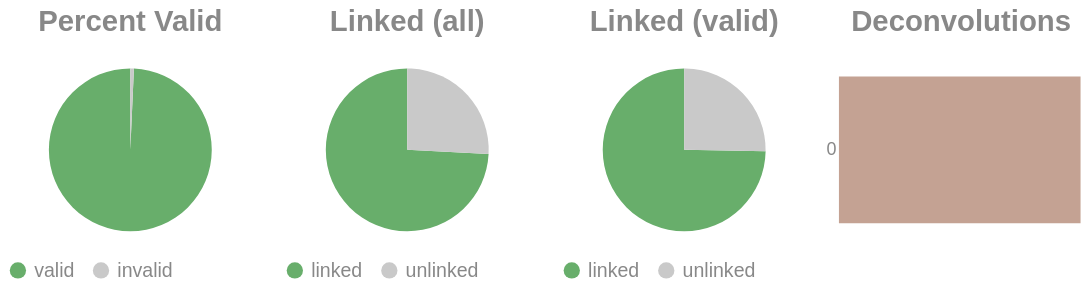

Source (notebook cell):
### Code cell
if SKIPLR:
    pass
else:
    clash = Counter()
    for i in valids['molecule'].to_list():
        _mol = i.split("-")
        if len(_mol) == 1:
            clash.update('0')
        else:
            clash.update(_mol[-1])

    _d = {"deconvolutions": [], 'count': []}
    for k,v in clash.items():
        _d['deconvolutions'].append(k)
        _d['count'].append(v)

    tot_valid = valids['reads'].sum()
    mask = valids['reads'] >= 2
    n_linked_reads = valids.filter(mask)['reads'].sum()
    if n_linked_reads == 0:
        print_html("No linked molecules (>=2 reads) were detected; skipping linked-only distributions.")
        SKIPLR = True
    else:
        perc_valid = round(tot_valid / n_reads, 4)
        linked_perc_abs = round(n_linked_reads / n_reads, 4)
        linked_perc = round(n_linked_reads / tot_valid, 4)

    _valid = pl.DataFrame({"valids": ['valid', 'invalid'], "count": [tot_valid, n_reads - tot_valid]})
    _linked_abs = pl.DataFrame({"linked (absolute)": ['linked', 'unlinked'], "count": [n_linked_reads, n_reads - n_linked_reads]})
    _linked_rel = pl.DataFrame({"linked (valids)": ['linked', 'unlinked'], "count": [n_linked_reads, tot_valid - n_linked_reads]})

    (
        alt.hconcat(
            piechart(_valid, goodval = 'valid', title = "Percent Valid"),
            piechart(_linked_abs, goodval = "linked", title =  "Linked (all)"),
            piechart(_linked_rel, goodval = "linked", title =  "Linked (valid)"),
            convolutionbar(pl.DataFrame(_d), title = "Deconvolutions"),
            center = True,
            bounds = 'flush'
        )
        .resolve_scale(color='independent')
        .resolve_legend('independent')
        .properties(usermeta={'embedOptions': {"actions": False}})
    ).display()

### Figure 1 — Vega-Lite specification as saved in the notebook (floating-point values rounded to 4 significant figures)
{"width": "container", "height": 400, "config": {"title": {"anchor": "start", "dy": -15, "fontSize": 18, "color": "#888888", "subtitleColor": "#888888", "subtitleFontSize": 14}, "arc": {"fill": "#0072B2"}, "axis": {"domainColor": "#888888", "domainWidth": 0.5, "gridWidth": 0.2, "grid": false, "titleFontWeight": 400, "titleFontSize": 15, "labelFontSize": 11, "labelColor": "#888888", "tickColor": "#888888", "tickWidth": 0.2, "titleColor": "#888888"}, "axisBand": {"grid": false}, "axisX": {"grid": true, "tickSize": 10, "domainCap": "round"}, "axisY": {"domain": false, "grid": true, "tickSize": 0, "domainCap": "round"}, "background": "transparent", "header": {"labelFontSize": 15, "labelColor": "#888888", "titleFontSize": 15, "titleFontWeight": 600, "titleColor": "#888888"}, "legend": {"labelFont": "sans-serif", "labelFontSize": 12, "labelColor": "#888888", "symbolSize": 100, "symbolType": "circle", "titleFontSize": 12, "titlePadding": 10, "titleColor": "#888888", "title": null}, "range": {"category": ["#E69F00", "#56B4E9", "#009E73", "#F0E442", "#0072B2", "#D55E00", "#CC79A7", "#000000"], "diverging": ["#cfe8f3", "#a2d4ec", "#73bfe2", "#46abdb", "#1696d2", "#12719e"]}, "area": {"fill": "#0072B2", "fillOpacity": 0.7, "line": true, "strokeOpacity": 0.7}, "line": {"color": "#0072B2", "stroke": "#0072B2", "strokeWidth": 2}, "trail": {"color": "#0072B2", "stroke": "#0072B2", "strokeWidth": 0, "size": 1}, "point": {"filled": true, "fillOpacity": 1.0, "size": 95}, "text": {"color": "#888888", "fontSize": 11, "align": "right", "fontWeight": 400, "size": 11}, "bar": {"fill": "#0072B2", "stroke": null}, "view": {"stroke": null, "continuousWidth": 660, "continuousHeight": 400}}, "hconcat": [{"data": {"name": "data-553c2411b1fd2e0a5e0478210832c19e"}, "mark": {"type": "arc"}, "encoding": {"color": {"field": "valids", "legend": {"orient": "bottom", "title": null}, "scale": {"domain": ["valid", "invalid"], "range": ["#68ae6b", "#C9C9C9"]}, "title": "Valids", "type": "nominal"}, "theta": {"field": "count", "type": "quantitative"}, "tooltip": [{"field": "valids", "title": "Valids", "type": "ordinal"}, {"field": "percent", "format": ".2%", "title": "Percent", "type": "quantitative"}, {"field": "count", "title": "Count", "type": "quantitative"}]}, "height": 100, "title": {"text": "Percent Valid", "align": "center", "anchor": "middle"}, "transform": [{"calculate": "datum.count / 14183456", "as": "percent"}], "width": 150}, {"data": {"name": "data-c264a6130ba45a9014873110107f13bc"}, "mark": {"type": "arc"}, "encoding": {"color": {"field": "linked (absolute)", "legend": {"orient": "bottom", "title": null}, "scale": {"domain": ["linked", "unlinked"], "range": ["#68ae6b", "#C9C9C9"]}, "title": "Linked (Absolute)", "type": "nominal"}, "theta": {"field": "count", "type": "quantitative"}, "tooltip": [{"field": "linked (absolute)", "title": "Linked (Absolute)", "type": "ordinal"}, {"field": "percent", "format": ".2%", "title": "Percent", "type": "quantitative"}, {"field": "count", "title": "Count", "type": "quantitative"}]}, "height": 100, "title": {"text": "Linked (all)", "align": "center", "anchor": "middle"}, "transform": [{"calculate": "datum.count / 14183456", "as": "percent"}], "width": 150}, {"data": {"name": "data-a7eb2477c0fa5f25aaa5dfe5c3dfde63"}, "mark": {"type": "arc"}, "encoding": {"color": {"field": "linked (valids)", "legend": {"orient": "bottom", "title": null}, "scale": {"domain": ["linked", "unlinked"], "range": ["#68ae6b", "#C9C9C9"]}, "title": "Linked (Valids)", "type": "nominal"}, "theta": {"field": "count", "type": "quantitative"}, "tooltip": [{"field": "linked (valids)", "title": "Linked (Valids)", "type": "ordinal"}, {"field": "percent", "format": ".2%", "title": "Percent", "type": "quantitative"}, {"field": "count", "title": "Count", "type": "quantitative"}]}, "height": 100, "title": {"text": "Linked (valid)", "align": "center", "anchor": "middle"}, "transform": [{"calculate": "datum.count / 14083357", "as": "percent"}], "width": 150}, {"data": {"name": "data-8a3efba5187c002c4b174bfcae6dbdbf"}, "mark": {"type": "bar"}, "encoding": {"color": {"field": "deconvolutions", "legend": null, "scale": {"scheme": "lightgreyred"}, "type": "nominal"}, "tooltip": [{"field": "deconvolutions", "title": "Deconvolutions", "type": "ordinal"}, {"field": "percent", "format": ".2%", "title": "Percent", "type": "quantitative"}, {"field": "count", "title": "Count", "type": "quantitative"}], "x": {"axis": null, "field": "count", "type": "quantitative"}, "y": {"field": "deconvolutions", "sort": "ascending", "title": null, "type": "nominal"}}, "height": 100, "title": {"text": "Deconvolutions", "align": "center", "anchor": "middle"}, "transform": [{"calculate": "datum.count / 5932879", "as": "percent"}], "width": 150}], "bounds": "flush", "center": true, "resolve": {"legend": {"angle": "independent"}, "scale": {"color": "independent"}}, "usermeta": {"embedOptions": {"actions": false}}, "$schema": "https://vega.github.io/schema/vega-lite/v6.1.0.json", "datasets": {"data-553c2411b1fd2e0a5e0478210832c19e": [{"valids": "valid", "count": 14083357}, {"valids": "invalid", "count": 100099}], "data-c264a6130ba45a9014873110107f13bc": [{"linked (absolute)": "linked", "count": 10523090}, {"linked (absolute)": "unlinked", "count": 3660366}], "data-a7eb2477c0fa5f25aaa5dfe5c3dfde63": [{"linked (valids)": "linked", "count": 10523090}, {"linked (valids)": "unlinked", "count": 3560267}], "data-8a3efba5187c002c4b174bfcae6dbdbf": [{"deconvolutions": "0", "count": 5932879}]}}
